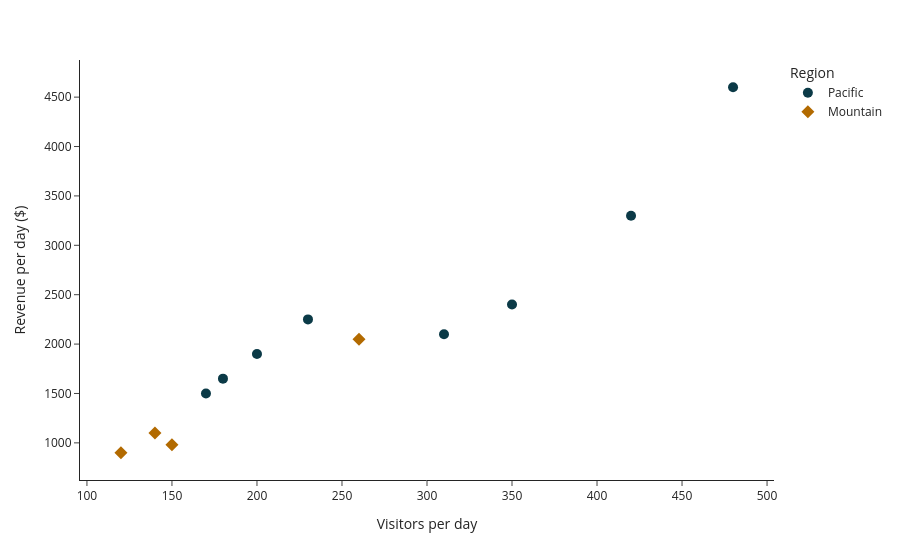

The cell this chart's notebook holds for it:
### Markdown cell above
### `labels` and `hover_data`

### Code cell
fig = px.scatter(
    stores, x='visitors', y='daily_revenue', color='region',
    symbol='region', hover_name='store',
    hover_data={'region': False, 'conversion': ':.1%'},
    labels={'visitors': 'Visitors per day',
            'daily_revenue': 'Revenue per day ($)',
            'conversion': 'Conversion', 'region': 'Region'},
    template='simple_white', color_discrete_sequence=colors)
fig.update_traces(marker_size=10)
fig.show()

### Figure 1 — Plotly figure (JSON) as saved in the notebook; plotly's stock layout.template omitted (floating-point values rounded to 4 significant figures)
{"data": [{"customdata": [["Pacific", 0.021], ["Pacific", 0.027], ["Pacific", 0.024], ["Pacific", 0.032], ["Pacific", 0.03], ["Pacific", 0.034], ["Pacific", 0.02], ["Pacific", 0.028]], "hovertemplate": "<b>%{hovertext}</b><br><br>Visitors per day=%{x}<br>Revenue per day ($)=%{y}<br>Conversion=%{customdata[1]:.1%}<extra></extra>", "hovertext": ["Seattle", "Oakland", "San Francisco", "Portland", "Sacramento", "Los Angeles", "San Jose", "San Diego"], "legendgroup": "Pacific", "marker": {"color": "#0b3a47", "size": 10, "symbol": "circle"}, "mode": "markers", "name": "Pacific", "orientation": "v", "showlegend": true, "type": "scatter", "x": [310, 180, 420, 230, 200, 480, 350, 170], "xaxis": "x", "y": [2100, 1650, 3300, 2250, 1900, 4600, 2400, 1500], "yaxis": "y"}, {"customdata": [["Mountain", 0.019], ["Mountain", 0.023], ["Mountain", 0.026], ["Mountain", 0.022]], "hovertemplate": "<b>%{hovertext}</b><br><br>Visitors per day=%{x}<br>Revenue per day ($)=%{y}<br>Conversion=%{customdata[1]:.1%}<extra></extra>", "hovertext": ["Boise", "Denver", "Salt Lake City", "Albuquerque"], "legendgroup": "Mountain", "marker": {"color": "#b26a00", "size": 10, "symbol": "diamond"}, "mode": "markers", "name": "Mountain", "orientation": "v", "showlegend": true, "type": "scatter", "x": [150, 260, 140, 120], "xaxis": "x", "y": [980, 2050, 1100, 900], "yaxis": "y"}], "layout": {"legend": {"title": {"text": "Region"}, "tracegroupgap": 0}, "margin": {"t": 60}, "xaxis": {"anchor": "y", "domain": [0.0, 1.0], "title": {"text": "Visitors per day"}}, "yaxis": {"anchor": "x", "domain": [0.0, 1.0], "title": {"text": "Revenue per day ($)"}}}}
